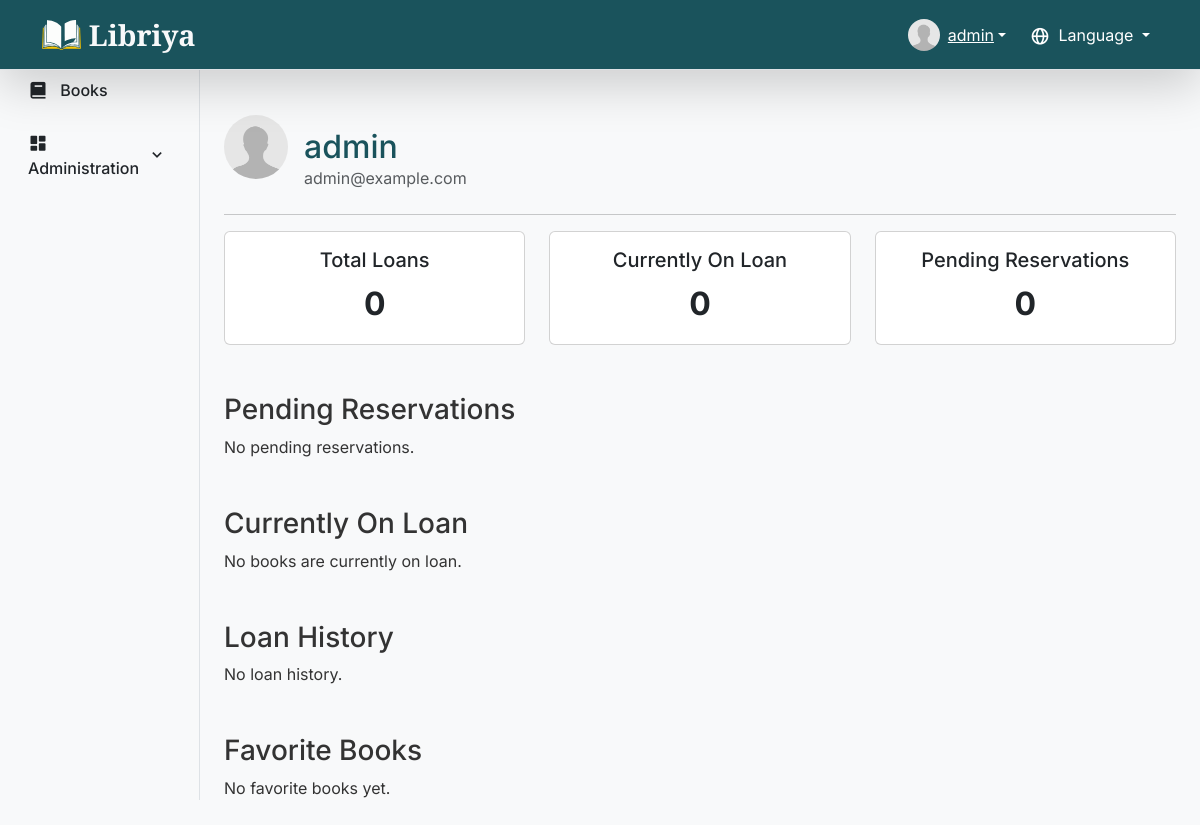
Screenshot of /user/profile/1 (signed in) with the database file from the repository.
### app/models.py (models this page shows, shortened)
class User(UserMixin, db.Model):
    id = db.Column(db.Integer, primary_key=True)
    username = db.Column(db.String(50), unique=True,
                         nullable=False, index=True)
    email = db.Column(db.String(120), unique=True, nullable=False, index=True)
    password_hash = db.Column(db.String(128), nullable=False)
    image_file = db.Column(db.String(20), nullable=False,
                           default='default.jpg')
    first_name = db.Column(db.String(50), nullable=True)
    last_name = db.Column(db.String(50), nullable=True)
    loans = db.relationship('Loan', back_populates='user', lazy=True)
    role = db.Column(db.String(20), nullable=False, default='user')  # 'user', 'manager', 'admin'
    libraries = db.relationship('Library', secondary='user_libraries', lazy='subquery',
                                back_populates='users')
    favorites = db.relationship('Book', secondary=favorites, lazy='subquery',
                                backref=db.backref('favorited_by', lazy=True))
    received_notifications = db.relationship(
        'Notification', foreign_keys='Notification.recipient_id', back_populates='recipient', lazy=True, cascade='all, delete-orphan')
    sent_notifications = db.relationship(
        'Notification', foreign_keys='Notification.sender_id', back_populates='sender', lazy=True)
    comments = db.relationship('Comment', back_populates='user', lazy=True, cascade='all, delete-orphan')

### app/routes/users.py (the view)
@bp.route("/user/profile/<int:user_id>")
@login_required
def user_profile(user_id):
    user = current_user
    all_loans = sorted(
        user.loans, key=lambda x: x.reservation_date, reverse=True)
    active_loans = [loan for loan in all_loans if loan.status == 'active']
    loan_history = [
        loan for loan in all_loans
        if loan.status == 'returned' or loan.status == 'cancelled'
    ]
    pending_loans = [loan for loan in all_loans if loan.status == 'pending']
    favorite_books = user.favorites
    return render_template(
        "user_profile.html",
        user=user,
        loans=all_loans,
        active_loans=active_loans,
        loan_history=loan_history,
        pending_loans=pending_loans,
        favorite_books=favorite_books,
        title=f"{user.username}"
    )

### app/__init__.py (called while the page is built)
@login_manager.user_loader
def load_user(user_id):
    from app.models import User
    return User.query.get(int(user_id))

### app/templates/user_profile.html
{% extends "layout.html" %}
{% block content %}
<div class="container-xl">
    <div class="d-flex align-items-center mb-4">
        <img class="rounded-circle" src="{{ url_for('static', filename='uploads/' + user.image_file) }}"
            style="width: 64px; height: 64px; object-fit: cover;">
        <div class="ms-3">
            <h2 class="mb-0">{{ user.username }}</h2>
            <p class="text-muted mb-0">{{ user.email }}</p>
        </div>
    </div>
    <hr>
    <div class="row mb-4">
        <div class="col-md-4">
            <div class="card text-center h-100">
                <div class="card-body">
                    <h5 class="card-title">{{ _('Total Loans') }}</h5>
                    <p class="card-text fs-2 fw-bold">{{ loans|length }}</p>
                </div>
            </div>
        </div>
        <div class="col-md-4">
            <div class="card text-center h-100">
                <div class="card-body">
                    <h5 class="card-title">{{ _('Currently On Loan') }}</h5>
                    <p class="card-text fs-2 fw-bold">{{ active_loans|length }}</p>
                </div>
            </div>
        </div>
        <div class="col-md-4">
            <div class="card text-center h-100">
                <div class="card-body">
                    <h5 class="card-title">{{ _('Pending Reservations') }}</h5>
                    <p class="card-text fs-2 fw-bold">{{ pending_loans|length }}</p>
                </div>
            </div>
        </div>
    </div>
    <h3 class="mt-5">{{ _('Pending Reservations') }}</h3>
    {% if pending_loans %}
    <div class="table-responsive">
    <table class="table table-hover">
        <thead>
            <tr>
                <th>{{ _('Book Title') }}</th>
                <th>{{ _('Reservation Date') }}</th>
                <th>{{ _('Status') }}</th>
                <th>{{ _('Actions') }}</th>
            </tr>
        </thead>
        <tbody>
            {% for loan in pending_loans %}
            <tr>
                <td>{{ loan.book.title }}</td>
                <td>{{ loan.reservation_date.strftime('%Y-%m-%d %H:%M') }}</td>
                <td><span class="badge bg-info">{{ _('Pending Approval') }}</span></td>
                <td>
                    <form action="{{ url_for('loans.user_cancel_reservation', loan_id=loan.id) }}" method="POST"
                        style="display: inline-block; margin-bottom: 0.25rem;">
                        <button type="submit" class="btn btn-outline-danger btn-sm" data-bs-toggle="tooltip"
                            data-bs-placement="top" title="{{ _('Cancel My Reservation') }}">
                            <i class="bx bx-x-circle"></i>
                        </button>
                    </form>
                    <span class="text-muted ms-2" style="display: inline-block; vertical-align: middle;">{{ _('Waiting for admin approval') }}</span>
                </td>
            </tr>
            {% endfor %}
        </tbody>
    </table>
    </div>
    {% else %}
    <p>{{ _('No pending reservations.') }}</p>
    {% endif %}
    <h3 class="mt-5">{{ _('Currently On Loan') }}</h3>
    {% if active_loans %}
    <div class="table-responsive">
    <table class="table table-hover">
        <thead>
            <tr>
                <th>{{ _('Book Title') }}</th>
                <th>{{ _('Issue Date') }}</th>
                <th>{{ _('Actions') }}</th>
            </tr>
        </thead>
        <tbody>
            {% for loan in active_loans %}
            <tr>
                <td>{{ loan.book.title }}</td>
                <td>{{ loan.issue_date.strftime('%Y-%m-%d %H:%M') }}</td>
                <td>
                    <span class="text-muted">{{ _('Return via admin') }}</span>
                </td>
            </tr>
            {% endfor %}
        </tbody>
    </table>
    </div>
    {% else %}
    <p>{{ _('No books are currently on loan.') }}</p>
    {% endif %}
    <h3 class="mt-5">{{ _('Loan History') }}</h3>
    {% if loan_history %}
    <div class="table-responsive">
    <table class="table table-hover">
        <thead>
            <tr>
                <th>{{ _('Book Title') }}</th>
                <th>{{ _('Reservation Date') }}</th>
                <th>{{ _('Issue Date') }}</th>
                <th>{{ _('Return Date') }}</th>
                <th>{{ _('Status') }}</th>
            </tr>
        </thead>
        <tbody>
            {% for loan in loan_history %}
            <tr>
                <td>{{ loan.book.title }}</td>
                <td>{{ loan.reservation_date.strftime('%Y-%m-%d %H:%M') }}</td>
                <td>
                    {% if loan.issue_date %}
                        {{ loan.issue_date.strftime('%Y-%m-%d %H:%M') }}
                    {% else %}
                        <span class="text-muted">{{ _('Not issued') }}</span>
                    {% endif %}
                </td>
                <td>
                    {% if loan.return_date %}
                        {{ loan.return_date.strftime('%Y-%m-%d %H:%M') }}
                    {% else %}
                        <span class="text-muted">{{ _('N/A') }}</span>
                    {% endif %}
                </td>
                <td>
                    {% if loan.status == 'returned' %}
                        <span class="badge bg-secondary">{{ _('Returned') }}</span>
                    {% elif loan.status == 'cancelled' %}
                        <span class="badge bg-danger">{{ _('Cancelled') }}</span>
                    {% else %}
                        <span class="badge bg-light text-dark">{{ loan.status.replace('_', ' ').title() }}</span>
                    {% endif %}
                </td>
            </tr>
            {% endfor %}
        </tbody>
    </table>
    </div>
    {% else %}
    <p>{{ _('No loan history.') }}</p>
    {% endif %}
    <h3 class="mt-5">{{ _('Favorite Books') }}</h3>
    {% if user.favorites %}
    <div class="row">
        {% for book in user.favorites %}
        <div class="col-md-4 col-lg-3 mb-3">
            <form action="{{ url_for('books.book_detail', book_id=book.id) }}" method="GET" class="card h-100 card-link">
                <button type="submit" class="card-button">
                    {% if book.cover %}
                        <img src="{{ url_for('static', filename='uploads/' + book.cover) }}" class="card-img-top"
                            alt="{{ book.title }}" style="object-fit: cover; height: 200px;">
                    {% else %}
                        <img src="{{ url_for('static', filename='img/default_book_cover.jpg') }}" class="card-img-top"
                            alt="{{ _('No cover available') }}" style="object-fit: cover; height: 200px;">
                    {% endif %}
                    <div class="card-body d-flex flex-column">
                        <h5 class="card-title">{{ book.title }}</h5>
                        <p class="card-text">
                            {% for author in book.authors %}
                            {{ author.name }}{% if not loop.last %}, {% endif %}
                            {% endfor %}
                        </p>
                    </div>
                </button>
                <div class="card-footer bg-transparent border-top d-flex justify-content-end">
                    <form action="{{ url_for('books.remove_favorite', book_id=book.id) }}" method="POST">
                        <button type="submit" class="btn btn-sm btn-outline-danger" data-bs-toggle="tooltip"
                            data-bs-placement="top" title="{{ _('Remove from Favorites') }}">
                            <i class="bx bx-trash"></i>
                        </button>
                    </form>
                </div>
            </form>
        </div>
        {% endfor %}
    </div>
    {% else %}
    <p>{{ _('No favorite books yet.') }}</p>
    {% endif %}
</div>
{% endblock %}

### app/templates/layout.html (shortened to what this page needs)
<!DOCTYPE html>
<html lang="en">
<head>
    <link href="https://cdn.jsdelivr.net/npm/bootstrap@5.3.3/dist/css/bootstrap.min.css" rel="stylesheet">
    <link href="https://unpkg.com/boxicons@2.1.4/css/boxicons.min.css" rel="stylesheet">
    <link rel="stylesheet" href="{{ url_for('static', filename='/css/style.css') }}">
    <link rel="stylesheet" href="https://cdn.jsdelivr.net/gh/lipis/flag-icons@7.0.0/css/flag-icons.min.css" />
</head>
<body class="{% if login_page %}login-background{% endif %}">
    <nav class="navbar navbar-expand-lg navbar-dark bg-custom-dark border-bottom shadow-lg fixed-top">
        <div class="container">
            <a class="navbar-brand title-text d-flex align-items-center" href="/">
                <img src="{{ url_for('static', filename='/images/logo.svg') }}" alt="Libriya" class="me-2"> Libriya
            </a>
            <div class="collapse navbar-collapse" id="navbarSupportedContent">
                <ul class="navbar-nav ms-auto mb-2 mb-lg-0 d-flex align-items-center">
                    {% if current_user.is_authenticated %}
                    <li class="nav-item dropdown">
                        <a class="user-display dropdown-toggle d-flex align-items-center text-white" href="#"
                            role="button" id="userDropdown" data-bs-toggle="dropdown" aria-expanded="false">
                            <span class="position-relative d-inline-block me-2">
                                <img class="rounded-circle"
                                    src="{{ url_for('static', filename='uploads/' + current_user.image_file) }}"
                                    style="width: 32px; height: 32px; object-fit: cover;">
                            </span>
                            {{ current_user.username }}
                        </a>
                    </li>
                    {% else %}
                    <li class="nav-item">
                        <a class="nav-link text-white" href="{{ url_for('auth.login') }}">{{ _('Log In') }}</a>
                    </li>
                    {% endif %}
                    <li class="nav-item dropdown ms-3">
                        <a class="nav-link dropdown-toggle text-white" href="#" id="languageDropdown" role="button"
                            data-bs-toggle="dropdown" aria-expanded="false">
                            <i class='bx bx-globe'></i> {{ _('Language') }}
                        </a>
                    </li>
                </ul>
            </div>
        </div>
    </nav>
    <div class="container-fluid">
        <div class="row">
            {% if not login_page %}
            <nav id="sidebarMenu" class="col-md-2 d-none d-lg-block bg-light sidebar border-end pt-5">
                <div class="position-sticky pt-3">
                    <ul class="nav nav-pills flex-column">
                        <li class="nav-item mb-1">
                            <a class="nav-link {% if active_page == 'books' %}active {% else %}text-dark {% endif %}"
                                href="{{ url_for('main.home') }}">
                                <i class='bx bxs-book align-middle me-2'></i>
                                <span class="align-middle">{{ _('Books') }}</span>
                            </a>
                        </li>
                        {% if current_user and current_user.role in ['admin', 'manager'] %}
                        <li class="nav-item mb-1">
                            <a class="nav-link d-flex justify-content-between align-items-center {% if parent_page != 'admin' %}collapsed{% endif %} {% if parent_page == 'admin' %}active{% else %}text-dark{% endif %}"
                                data-bs-toggle="collapse" href="#adminMenu" role="button"
                                aria-expanded="{% if parent_page == 'admin' %}true{% else %}false{% endif %}"
                                aria-controls="adminMenu">
                                <span>
                                    <i class='bx bxs-dashboard align-middle me-2'></i>
                                    <span class="align-middle">{{ _('Administration') }}</span>
                                </span>
                                <i class='bx bx-chevron-down'></i>
                            </a>
                        </li>
                        {% endif %}
                    </ul>
                </div>
            </nav>
            {% endif %}
            <main
                class="{% if login_page %}col-12{% else %}col-md-10 ms-sm-auto{% endif %} main-content {% if login_page %}login-full-height{% else %}pt-5{% endif %}">
                {% block content %}{% endblock %}
            </main>
        </div>
    </div>
</body>
</html>

### app/static/css/style.css (style rules this page uses)
:root { --primary-color: #1a535c; --accent-color: #4ecdc4; --text-dark: #333; --text-light: #f8f9fa; --gray-bg: #f8f9fa; --box-shadow-light: 0 .125rem .25rem rgba(0, 0, 0, .075); --box-shadow-medium: 0 .5rem 1rem rgba(0, 0, 0, .15); }
body { font-family: 'Inter', sans-serif; color: var(--text-dark); background-color: var(--gray-bg); padding-top: 56px; }
h2 { margin-bottom: 1.5rem; margin-top: 1.5rem; color: var(--primary-color); }
.bg-custom-dark { background-color: var(--primary-color) !important; }
.navbar-brand.title-text { font-family: 'Cormorant Garamond', serif; font-size: 1.8rem; font-weight: 700; color: var(--text-light) !important; }
.navbar-brand.title-text img { height: 30px; width: auto; }
.user-display { color: var(--text-light); }
.sidebar { height: 100vh; position: fixed; top: 0; left: 0; padding-top: 56px; background-color: var(--gray-bg); z-index: 1000; }
.sidebar .nav-link { font-weight: 500; color: var(--text-dark); transition: background-color 0.2s, color 0.2s; border-radius: .25rem; padding: .75rem 1rem; }
.sidebar .nav-link .bx { font-size: 1.25rem; }
.sidebar .bx-chevron-down { transition: transform 0.3s ease; }
.main-content { padding-top: 1.5rem; padding-bottom: 3rem; }
@media (min-width: 992px) { .sidebar { display: block; } }
.bx { display: inline-block; font-size: 1.25rem; vertical-align: middle; margin-right: 0.25rem; }
button .bx, a .bx { font-size: 1rem; }
.navbar-nav .bx { font-size: 1.25rem; }
i.bx { font-weight: 400; font-style: normal; }

### rows the page displays
User: image_file (placeholder picture), username "admin", email "admin@example.com"

### other values shown
{{ loans|length }} "0"
{{ active_loans|length }} "0"
{{ pending_loans|length }} "0"
